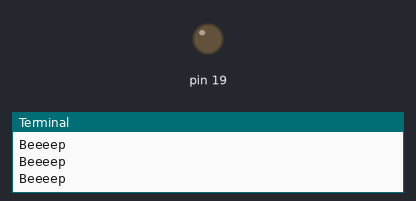
This program was run on a simulated Raspberry Pi (header pin numbers). Parts: output pins drawn as LEDs (lit = HIGH), the last lines printed to the terminal. At 7.9 s the program stops and its outputs stay as they are.

Above: at 0.7 s.
At 7.85 s:
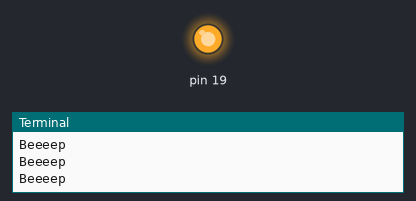
Timing chart, 0 to 9.4 s (numbered marks = the images above):
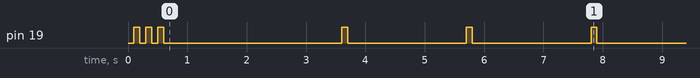

Measured:
- by itself, pin 19: LOW → HIGH at 0.10 s, → LOW 0.10 s later, → HIGH 0.10 s later, → LOW 0.10 s later, … (12 changes in this stretch)

The program:

buzzerF.py
```python
import time
import RPi.GPIO as gpio

gpio.setwarnings(False)
gpio.setmode(gpio.BOARD)
#gpio.setup(19,gpio.OUT)


def beep(pinout,tiempoon,tiempooff):

        gpio.setup(pinout,gpio.OUT)

        gpio.output(pinout,0)
        time.sleep(tiempoon)
        print ("Beeeep")
        gpio.output(pinout,1)
        time.sleep(tiempooff)
        gpio.output(pinout,0)

        return "Beep1111"


try:
    beep(19,0.1,0.1)
    beep(19,0.1,0.1)
    beep(19,0.1,0.1)
    time.sleep(1)
    beep(19,2,0.1)
    beep(19,2,0.1)
    beep(19,2,0.1)

 # Reset by pressing CTRL + C
except KeyboardInterrupt:
     print("Measurement stopped by User")
     GPIO.cleanup()
```
